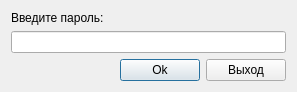
<?xml version="1.0" encoding="UTF-8"?>
<ui version="4.0">
 <class>passwd</class>
 <widget class="QDialog" name="passwd">
  <property name="geometry">
   <rect>
    <x>0</x>
    <y>0</y>
    <width>297</width>
    <height>88</height>
   </rect>
  </property>
  <property name="sizePolicy">
   <sizepolicy hsizetype="Fixed" vsizetype="Fixed">
    <horstretch>0</horstretch>
    <verstretch>0</verstretch>
   </sizepolicy>
  </property>
  <property name="windowTitle">
   <string>Dialog</string>
  </property>
  <layout class="QVBoxLayout" name="verticalLayout_4">
   <item>
    <layout class="QVBoxLayout" name="verticalLayout_3">
     <item>
      <layout class="QHBoxLayout" name="horizontalLayout">
       <item>
        <layout class="QVBoxLayout" name="verticalLayout">
         <item>
          <widget class="QLabel" name="label">
           <property name="text">
            <string>Введите пароль:</string>
           </property>
          </widget>
         </item>
         <item>
          <widget class="QLineEdit" name="passLine"/>
         </item>
        </layout>
       </item>
      </layout>
     </item>
     <item>
      <layout class="QVBoxLayout" name="verticalLayout_2">
       <item>
        <layout class="QHBoxLayout" name="horizontalLayout_2">
         <item>
          <spacer name="horizontalSpacer">
           <property name="orientation">
            <enum>Qt::Horizontal</enum>
           </property>
           <property name="sizeHint" stdset="0">
            <size>
             <width>40</width>
             <height>20</height>
            </size>
           </property>
          </spacer>
         </item>
         <item>
          <widget class="QPushButton" name="Ok">
           <property name="text">
            <string>Ok</string>
           </property>
          </widget>
         </item>
         <item>
          <widget class="QPushButton" name="Cancel">
           <property name="text">
            <string>Выход</string>
           </property>
          </widget>
         </item>
        </layout>
       </item>
      </layout>
     </item>
    </layout>
   </item>
  </layout>
 </widget>
 <resources/>
 <connections/>
</ui>
